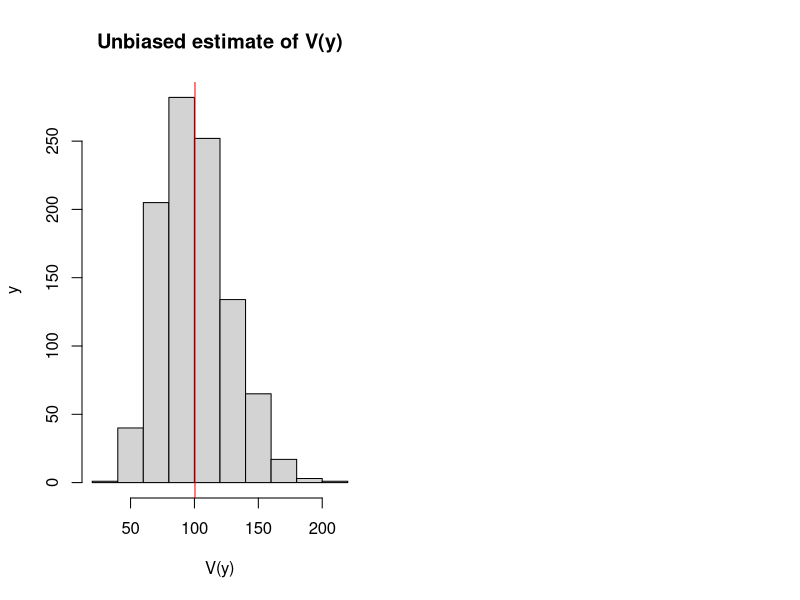

Source code (R): (Note: this script raises an error after producing the figure.)
## ---- chunk 1
mu <- 100
sigma <- 10
nIterations <- 1000
# Generate data from normal distribution, 10,000 observations
y <- rnorm(10000,mu,sigma)
# This is the function, which will calculate the two variances
varFunction <- function(y){
   return(c(var(y), mean((y-mean(y))^2)))
}
# Calculate biased and unbiased variances for the sample of 30 observations,
# repeat nIterations times
varValues <- replicate(nIterations, varFunction(sample(y,30)))
## ---- chunk 2
par(mfcol=c(1,2))
# Histogram of unbiased estimate
hist(varValues[1,], xlab="V(y)", ylab="y", main="Unbiased estimate of V(y)")
abline(v=mean(varValues[1,]), col="red")
legend("topright",legend=TeX(paste0("E$\\left(V(y)\\right)$=",round(mean(varValues[1,]),2))),lwd=1,col="red")

# Histogram of the biased estimate
hist(varValues[2,], xlab="V(y)", ylab="y", main="Biased estimate of V(y)")
abline(v=mean(varValues[2,]), col="red")
legend("topright",legend=TeX(paste0("E$\\left(V(y)\\right)$=",round(mean(varValues[2,]),2))),lwd=1,col="red")
## ---- chunk 3
knitr::include_graphics("images/02-statistics-efficiency.png")
## ---- chunk 4
knitr::include_graphics("images/02-statistics-consistency.png")
## ---- chunk 5
hist(rnorm(10000), xlab=TeX("$\\bar{y}$"), ylab="Density", xlim=c(-5,5), axes=FALSE, main="")
par(new=TRUE)
plot(seq(-5,5,0.1), dnorm(seq(-5,5,0.1)), xlab="", ylab="", type="l")
lines(seq(-5,5,0.1), dnorm(seq(-5,5,0.1)), lwd=1, lty=1, col="darkblue")
lines(c(-5,5), c(0,0), col="black", lwd=1)
abline(v=0, col="darkblue", lwd=2)
legend("topright",legend=c(TeX("$\\mu$")),
       lwd=c(2), col=c("darkblue"))
## ---- chunk 6
plot(seq(-5,5,0.1), dnorm(seq(-5,5,0.1)), xlab=TeX("$\\bar{y}$"), ylab="Density", type="l",
     lwd=0, lty=0, col="darkblue")
polygon(c(seq(-5,5,0.1),rev(seq(-5,5,0.1))),
        c(dnorm(seq(-5,5,0.1)),rep(0,length(seq(-5,5,0.1)))), col="grey95", lty=0)
lines(seq(-5,5,0.1), dnorm(seq(-5,5,0.1)), lwd=1, lty=1, col="darkblue")
lines(c(-5,5), c(0,0), col="black", lwd=1)
polygon(c(seq(-5,qnorm(0.025),0.01),rev(seq(-5,qnorm(0.025),0.01))),
        c(dnorm(seq(-5,qnorm(0.025),0.01)), rep(0,length(seq(-5,qnorm(0.025),0.01)))), col="grey")
polygon(c(seq(qnorm(0.975),5,0.01),rev(seq(qnorm(0.975),5,0.01))),
        c(dnorm(seq(qnorm(0.975),5,0.01)), rep(0,length(seq(qnorm(0.975),5,0.01)))), col="grey")
abline(v=qnorm(c(0.025,0.975)), col="darkred", lwd=2)
abline(v=0, col="darkblue", lwd=2)
legend("topright",legend=c(TeX("$\\mu$"),"bounds",TeX("$1-\\alpha$"),TeX("$\\alpha$")),
       lwd=c(2,2,6,6), col=c("darkblue","darkred","grey95","grey"))
## ---- chunk 7
plot(seq(-5,5,0.1), dnorm(seq(-5,5,0.1),-1), xlab=TeX("$\\bar{y}$"), ylab="Density", type="l", xlim=c(-5,5),
     lwd=1,lty=2, col="darkblue")
polygon(c(seq(-5,5,0.1),rev(seq(-5,5,0.1))),
        c(dnorm(seq(-5,5,0.1),-1),rep(0,length(seq(-5,5,0.1)))),col="grey95",lty=0)
lines(seq(-5,5,0.1), dnorm(seq(-5,5,0.1),-1), lwd=2, lty=1, col="darkblue")
abline(v=-1, col="darkblue", lwd=2, lty=2)
polygon(c(seq(-5,5,0.1),rev(seq(-5,5,0.1))),
        c(dnorm(seq(-5,5,0.1),0),rep(0,length(seq(-5,5,0.1)))),col="white",lty=0)
lines(c(-5,5), c(0,0), col="black", lwd=1)
lines(seq(-5,5,0.1), dnorm(seq(-5,5,0.1),-1), lwd=1, lty=2, col="darkblue")
lines(seq(-5,5,0.1), dnorm(seq(-5,5,0.1)), lwd=2, lty=1, col="darkgreen")
lines(c(-1,-1), c(0,dnorm(-1)), col="darkblue", lwd=1, lty=2)
abline(v=qnorm(c(0.025,0.975)), col="darkred", lwd=2)
abline(v=0, col="darkgreen", lwd=2, lty=2)
legend("topright",legend=c(TeX("$\\mu$"),"Sample mean","Bounds","True PDF","Assumed PDF"),
       lwd=c(2,2,2,2,2), col=c("darkblue","darkgreen","darkred","darkblue","darkgreen"), lty=c(2,2,1,1,1))
## ---- chunk 8
plot(seq(-5,5,0.1), dt(seq(-5,5,0.1), 36-1), xlab="t", ylab="Density", type="l",
     lwd=0, lty=0, col="darkblue")
polygon(c(seq(-5,5,0.1),rev(seq(-5,5,0.1))),
        c(dt(seq(-5,5,0.1), 36-1),rep(0,length(seq(-5,5,0.1)))), col="grey95", lty=0)
lines(seq(-5,5,0.1), dt(seq(-5,5,0.1), 36-1), lwd=1, lty=1, col="darkgreen")
lines(c(-5,5), c(0,0), col="black", lwd=1)
polygon(c(seq(-5,qt(0.025, 36-1),0.01),rev(seq(-5,qt(0.025, 36-1),0.01))),
        c(dt(seq(-5,qt(0.025, 36-1),0.01),36-1), rep(0,length(seq(-5,qt(0.025, 36-1),0.01)))), col="grey")
polygon(c(seq(qt(0.975, 36-1),5,0.01),rev(seq(qt(0.975, 36-1),5,0.01))),
        c(dt(seq(qt(0.975, 36-1),5,0.01),36-1), rep(0,length(seq(qt(0.975, 36-1),5,0.01)))), col="grey")
abline(v=qt(c(0.025,0.975),36-1), col="darkred", lwd=2)
abline(v=-3, col="darkblue", lwd=2)
legend("topright",legend=c("critical values","calculated t",TeX("$1-\\alpha$"),TeX("$\\alpha$")),
       lwd=c(2,2,6,6), col=c("darkred","darkblue","grey95","grey"))
## ---- chunk 9
plot(seq(-1.5,0.5,0.01), dt((seq(-1.5,0.5,0.01)+0.5)*6, 36-1), xlab="Sample mean", ylab="Density", type="l",
     lwd=0, lty=0, col="darkblue")
polygon(c(seq(-1.5,0.5,0.01),rev(seq(-1.5,0.5,0.01))),
        c(dt((seq(-1.5,0.5,0.01)+0.5)*6, 36-1),rep(0,length(seq(-1.5,0.5,0.01)))), col="grey95", lty=0)
lines(seq(-1.5,0.5,0.01), dt((seq(-1.5,0.5,0.01)+0.5)*6, 36-1), lwd=1, lty=1, col="darkgreen")
lines(c(-1.5,0.5), c(0,0), col="black", lwd=1)
polygon(c(seq(-1.5,qt(0.025, 36-1)/6-0.5,0.01),rev(seq(-1.5,qt(0.025, 36-1)/6-0.5,0.01))),
        c(dt((seq(-1.5,qt(0.025, 36-1)/6-0.5,0.01)+0.5)*6,36-1), rep(0,length(seq(-1.5,qt(0.025, 36-1)/6-0.5,0.01)))), col="grey")
polygon(c(seq(qt(0.975, 36-1)/6-0.5,0.5,0.01),rev(seq(qt(0.975, 36-1)/6-0.5,0.5,0.01))),
        c(dt((seq(qt(0.975, 36-1)/6-0.5,0.5,0.01)+0.5)*6,36-1), rep(0,length(seq(qt(0.975, 36-1)/6-0.5,0.5,0.01)))), col="grey")
abline(v=qt(c(0.025,0.975),36-1)/6-0.5, col="darkred", lwd=2)
abline(v=0, col="darkblue", lwd=2)
legend("topright",legend=c("bounds",TeX("$\\mu$=0"),TeX("$1-\\alpha$"),TeX("$\\alpha$")),
       lwd=c(2,2,6,6), col=c("darkred","darkblue","grey95","grey"))
## ---- chunk 10
pt(-3, 36-1)
## ---- chunk 11
plot(seq(-3,3,0.1),dnorm(seq(-3,3,0.1)),type="l",ylab="Density",xlab="y",main="PDF of Normal distribution")
abline(v=0, col="red")
text(0.5,0.05,TeX("$\\mu =0$"))
## ---- chunk 12
plot(seq(-3,3,0.01),dlaplace(seq(-3,3,0.01)),type="l",ylab="Density",xlab="y",main="PDF of Laplace distribution")
abline(v=0, col="red")
## ---- chunk 13
plot(seq(-3,3,0.01),ds(seq(-3,3,0.01)),type="l",ylab="Density",xlab="y",main="PDF of S distribution")
abline(v=0, col="red")
## ---- chunk 14
plot(seq(-3,3,0.01),dgnorm(seq(-3,3,0.01),0,1,0.5),type="l",ylab="Density",xlab="y",main="PDF of Generalised Normal distribution",
     ylim=c(0,0.6))
lines(seq(-3,3,0.01),dgnorm(seq(-3,3,0.01),0,1,1),col="darkblue")
lines(seq(-3,3,0.01),dgnorm(seq(-3,3,0.01),0,1,2),col="darkred")
lines(seq(-3,3,0.01),dgnorm(seq(-3,3,0.01),0,1,1000),col="purple")
abline(v=0, col="red")
legend("topright",legend=c(TeX("$\\beta =0.5$"),TeX("$\\beta =1$"),TeX("$\\beta =2$"),TeX("$\\beta =1000$")),
       col=c("black","darkblue","darkred","purple"),lwd=1)
## ---- chunk 15
plot(seq(-3,3,0.01),dalaplace(seq(-3,3,0.01),0,1,0.5),type="l",ylab="Density",xlab="y",main="PDF of Asymmetric Laplace distribution",
     ylim=c(0,0.6))
lines(seq(-3,3,0.01),dalaplace(seq(-3,3,0.01),0,1,0.2),col="darkblue")
lines(seq(-3,3,0.01),dalaplace(seq(-3,3,0.01),0,1,0.8),col="darkred")
abline(v=0, col="red")
legend("topright",legend=c(TeX("$\\alpha =0.5$"),TeX("$\\alpha =0.2$"),TeX("$\\alpha =0.8$")),
       col=c("black","darkblue","darkred"),lwd=1)
## ---- chunk 16
plot(seq(0,6,0.01),dinvgauss(seq(0,6,0.01),1,dispersion=10),type="l",ylab="Density",xlab="y",main="PDF of Inverse Gaussian distribution")
lines(seq(0,6,0.01),dinvgauss(seq(0,6,0.01),1,dispersion=1),col="darkblue")
lines(seq(0,6,0.01),dinvgauss(seq(0,6,0.01),1,dispersion=0.1),col="darkred")
abline(v=1, col="red")
legend("topright",legend=c(TeX("$s =10$"),TeX("$s =1$"),TeX("$s =0.1$")),
       col=c("black","darkblue","darkred"),lwd=1)
## ---- chunk 17
plot(seq(0,6,0.01),dgamma(seq(0,6,0.01),0.1,scale=10),type="l",ylab="Density",xlab="y",main="PDF of Gamma distribution")
lines(seq(0,6,0.01),dgamma(seq(0,6,0.01),1,scale=1),col="darkblue")
lines(seq(0,6,0.01),dgamma(seq(0,6,0.01),10,scale=0.1),col="darkred")
abline(v=1, col="red")
legend("topright",legend=c(TeX("$s =10$"),TeX("$s =1$"),TeX("$s =0.1$")),
       col=c("black","darkblue","darkred"),lwd=1)
## ---- chunk 18
y <- rnorm(1000, 100, 10)
hist(y, xlim=c(50,150), main="", probability=TRUE)
## ---- chunk 19
sum(dnorm(y,80,10,log=T))
## ---- chunk 20
y <- rlnorm(1000, log(80), 0.4)
hist(y, main="", probability=T, xlim=c(0,300))
lines(c(0:300),dnorm(c(0:300),mean(y),sd(y)),col="blue",lwd=2)
## ---- chunk 21
hist(y, main="", probability=T, xlim=c(0,300))
lines(c(0:300),dlnorm(c(0:300),mean(log(y)),sd(log(y))),col="red",lwd=2)
## ---- chunk 22
par(mar=c(1,1,1,1))
plot(c(0,-3,-6,3,6),c(0,2,-6,5,-1),xlim=c(-8,8),ylim=c(-8,8),pch=16,axes=F,xlab="",ylab="")
lines(c(0,-3),c(0,2), col="grey", lty=2)
lines(c(0,-6),c(0,-6), col="grey", lty=2)
lines(c(0,3),c(0,5), col="grey", lty=2)
lines(c(0,6),c(0,-1), col="grey", lty=2)
points(0,0,col="red",pch=16)
text(c(0,-3,-6,3,6),c(0,2,-6,5,-1),c("True model","Model 1","Model 2","Model 3","Model 4"),pos=3)
box()
